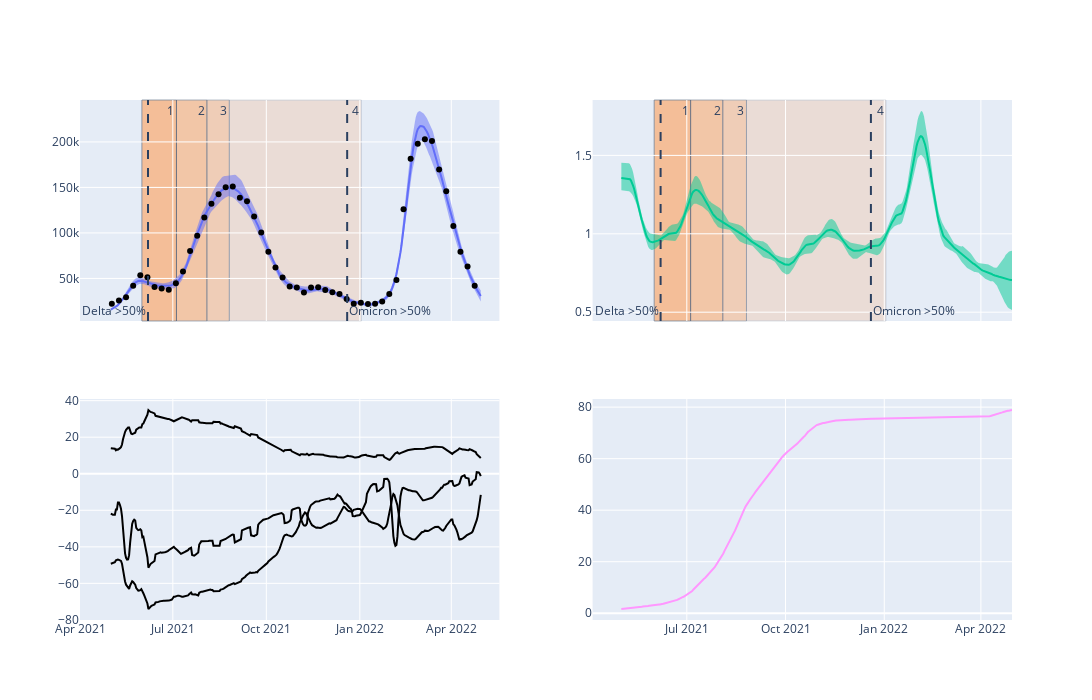

Notebook code for this chart:
### Code cell
fig = plot_main_plot(quantiles_df, select_data, mobility_data, vaccination_data).update_layout(showlegend=False)

# Add interventions and variant prevalence to plots
number = 2

for i in range(number):
    fig.add_vrect(x0=datetime.strptime("2021-06-01", "%Y-%m-%d").timestamp() * 1000, x1=datetime.strptime("2021-07-05", "%Y-%m-%d").timestamp() * 1000,
             annotation_text="1", annotation_position="top right",
             fillcolor='#FFA15A', opacity=0.60, line_width=0.8, layer='below', row=1, col=i+1)# Phase 1 mco
    fig.add_vrect(x0=datetime.strptime("2021-07-05", "%Y-%m-%d").timestamp() * 1000, x1=datetime.strptime("2021-08-04", "%Y-%m-%d").timestamp() * 1000,
             annotation_text="2", annotation_position="top right",
             fillcolor='#FFA15A', opacity=0.50, line_width=0.8, layer='below', row=1, col=i+1)
    fig.add_vrect(x0=datetime.strptime("2021-08-04", "%Y-%m-%d").timestamp() * 1000, x1=datetime.strptime("2021-08-26", "%Y-%m-%d").timestamp() * 1000,
             annotation_text="3", annotation_position="top right",
             fillcolor='#FFA15A', opacity=0.40, line_width=0.8, layer='below', row=1, col=i+1)
    fig.add_vrect(x0=datetime.strptime("2021-08-26", "%Y-%m-%d").timestamp() * 1000, x1=datetime.strptime("2022-01-03", "%Y-%m-%d").timestamp() * 1000,
             annotation_text="4",
             fillcolor='#FFA15A', opacity=0.20, line_width=0.8, layer='below', row=1, col=i+1)
    
    delta = variant_data[variant_data['variant'] == 'Delta']
    delta_week = delta['week'].to_string(index=False)
    fig.add_vline(x=datetime.strptime(delta_week, "%Y-%m-%d").timestamp() * 1000, 
              annotation_text="Delta >50%", annotation_position="bottom left", row=1, col=i+1, line_dash="dash")
    
    omicron = variant_data[variant_data['variant'] == 'Omicron_BA1_2']
    omicron_week = omicron['week'].to_string(index=False)
    fig.add_vline(x=datetime.strptime(omicron_week, "%Y-%m-%d").timestamp() * 1000, 
              annotation_text="Omicron >50%", annotation_position="bottom right", row=1, col=i+1, line_dash="dash")

fig.show()

### Figure 1 — Plotly figure (JSON) as saved in the notebook; plotly's stock layout.template omitted (floating-point values rounded to 4 significant figures; data arrays with more than 128 entries replaced by an {"elided": "..."} marker saying what was removed)
{"data": [{"marker": {"color": "#636EFA"}, "mode": "lines", "name": "Modelled cases", "type": "scatter", "x": {"elided": "365 str values"}, "xaxis": "x", "y": {"elided": "365 float values"}, "yaxis": "y"}, {"fill": "toself", "line": {"color": "#636EFA", "width": 0}, "mode": "lines", "name": "Modelled cases", "showlegend": false, "type": "scatter", "x": {"elided": "730 str values"}, "xaxis": "x", "y": {"elided": "730 float values"}, "yaxis": "y"}, {"marker": {"color": "black"}, "mode": "markers", "name": "Reported cases", "type": "scatter", "x": ["2021-05-02T00:00:00", "2021-05-09T00:00:00", "2021-05-16T00:00:00", "2021-05-23T00:00:00", "2021-05-30T00:00:00", "2021-06-06T00:00:00", "2021-06-13T00:00:00", "2021-06-20T00:00:00", "2021-06-27T00:00:00", "2021-07-04T00:00:00", "2021-07-11T00:00:00", "2021-07-18T00:00:00", "2021-07-25T00:00:00", "2021-08-01T00:00:00", "2021-08-08T00:00:00", "2021-08-15T00:00:00", "2021-08-22T00:00:00", "2021-08-29T00:00:00", "2021-09-05T00:00:00", "2021-09-12T00:00:00", "2021-09-19T00:00:00", "2021-09-26T00:00:00", "2021-10-03T00:00:00", "2021-10-10T00:00:00", "2021-10-17T00:00:00", "2021-10-24T00:00:00", "2021-10-31T00:00:00", "2021-11-07T00:00:00", "2021-11-14T00:00:00", "2021-11-21T00:00:00", "2021-11-28T00:00:00", "2021-12-05T00:00:00", "2021-12-12T00:00:00", "2021-12-19T00:00:00", "2021-12-26T00:00:00", "2022-01-02T00:00:00", "2022-01-09T00:00:00", "2022-01-16T00:00:00", "2022-01-23T00:00:00", "2022-01-30T00:00:00", "2022-02-06T00:00:00", "2022-02-13T00:00:00", "2022-02-20T00:00:00", "2022-02-27T00:00:00", "2022-03-06T00:00:00", "2022-03-13T00:00:00", "2022-03-20T00:00:00", "2022-03-27T00:00:00", "2022-04-03T00:00:00", "2022-04-10T00:00:00", "2022-04-17T00:00:00", "2022-04-24T00:00:00"], "xaxis": "x", "y": [22070, 25665, 29433, 41981, 53442, 51282, 40693, 38900, 37640, 44604, 57644, 80265, 96877, 116984, 132118, 142359, 150194, 150996, 138746, 134863, 118132, 100405, 79330, 62029, 51093, 41029, 39926, 34667, 40000, 40292, 37215, 34956, 32867, 27316, 22224, 23175, 21865, 22128, 24598, 33039, 48236, 126015, 181445, 197956, 202971, 200964, 169553, 145743, 107600, 79351, 63207, 42048], "yaxis": "y"}, {"marker": {"color": "#00CC96"}, "mode": "lines", "name": "Rt", "type": "scatter", "x": {"elided": "365 str values"}, "xaxis": "x2", "y": {"elided": "365 float values"}, "yaxis": "y2"}, {"fill": "toself", "line": {"color": "#00CC96", "width": 0}, "mode": "lines", "name": "Rt", "showlegend": false, "type": "scatter", "x": {"elided": "730 str values"}, "xaxis": "x2", "y": {"elided": "730 float values"}, "yaxis": "y2"}, {"line": {"color": "black"}, "mode": "lines", "name": "Mobility", "type": "scatter", "x": {"elided": "365 str values"}, "xaxis": "x3", "y": {"elided": "365 float values"}, "yaxis": "y3"}, {"line": {"color": "black"}, "mode": "lines", "name": "Mobility", "type": "scatter", "x": {"elided": "365 str values"}, "xaxis": "x3", "y": {"elided": "365 float values"}, "yaxis": "y3"}, {"line": {"color": "black"}, "mode": "lines", "name": "Mobility", "type": "scatter", "x": {"elided": "365 str values"}, "xaxis": "x3", "y": {"elided": "365 float values"}, "yaxis": "y3"}, {"mode": "lines", "name": "Vaccination", "type": "scatter", "x": {"elided": "365 str values"}, "xaxis": "x4", "y": {"elided": "365 float values"}, "yaxis": "y4"}], "layout": {"annotations": [{"showarrow": false, "text": "1", "x": 1625407200000, "xanchor": "right", "xref": "x", "y": 1, "yanchor": "top", "yref": "y domain"}, {"showarrow": false, "text": "2", "x": 1627999200000, "xanchor": "right", "xref": "x", "y": 1, "yanchor": "top", "yref": "y domain"}, {"showarrow": false, "text": "3", "x": 1629900000000, "xanchor": "right", "xref": "x", "y": 1, "yanchor": "top", "yref": "y domain"}, {"showarrow": false, "text": "4", "x": 1641128400000, "xanchor": "right", "xref": "x", "y": 1, "yanchor": "top", "yref": "y domain"}, {"showarrow": false, "text": "Delta >50%", "x": 1622988000000, "xanchor": "right", "xref": "x", "y": 0, "yanchor": "bottom", "yref": "y domain"}, {"showarrow": false, "text": "Omicron >50%", "x": 1639918800000, "xanchor": "left", "xref": "x", "y": 0, "yanchor": "bottom", "yref": "y domain"}, {"showarrow": false, "text": "1", "x": 1625407200000, "xanchor": "right", "xref": "x2", "y": 1, "yanchor": "top", "yref": "y2 domain"}, {"showarrow": false, "text": "2", "x": 1627999200000, "xanchor": "right", "xref": "x2", "y": 1, "yanchor": "top", "yref": "y2 domain"}, {"showarrow": false, "text": "3", "x": 1629900000000, "xanchor": "right", "xref": "x2", "y": 1, "yanchor": "top", "yref": "y2 domain"}, {"showarrow": false, "text": "4", "x": 1641128400000, "xanchor": "right", "xref": "x2", "y": 1, "yanchor": "top", "yref": "y2 domain"}, {"showarrow": false, "text": "Delta >50%", "x": 1622988000000, "xanchor": "right", "xref": "x2", "y": 0, "yanchor": "bottom", "yref": "y2 domain"}, {"showarrow": false, "text": "Omicron >50%", "x": 1639918800000, "xanchor": "left", "xref": "x2", "y": 0, "yanchor": "bottom", "yref": "y2 domain"}], "height": 700, "shapes": [{"fillcolor": "#FFA15A", "layer": "below", "line": {"width": 0.8}, "opacity": 0.6, "type": "rect", "x0": 1622469600000, "x1": 1625407200000, "xref": "x", "y0": 0, "y1": 1, "yref": "y domain"}, {"fillcolor": "#FFA15A", "layer": "below", "line": {"width": 0.8}, "opacity": 0.5, "type": "rect", "x0": 1625407200000, "x1": 1627999200000, "xref": "x", "y0": 0, "y1": 1, "yref": "y domain"}, {"fillcolor": "#FFA15A", "layer": "below", "line": {"width": 0.8}, "opacity": 0.4, "type": "rect", "x0": 1627999200000, "x1": 1629900000000, "xref": "x", "y0": 0, "y1": 1, "yref": "y domain"}, {"fillcolor": "#FFA15A", "layer": "below", "line": {"width": 0.8}, "opacity": 0.2, "type": "rect", "x0": 1629900000000, "x1": 1641128400000, "xref": "x", "y0": 0, "y1": 1, "yref": "y domain"}, {"line": {"dash": "dash"}, "type": "line", "x0": 1622988000000, "x1": 1622988000000, "xref": "x", "y0": 0, "y1": 1, "yref": "y domain"}, {"line": {"dash": "dash"}, "type": "line", "x0": 1639918800000, "x1": 1639918800000, "xref": "x", "y0": 0, "y1": 1, "yref": "y domain"}, {"fillcolor": "#FFA15A", "layer": "below", "line": {"width": 0.8}, "opacity": 0.6, "type": "rect", "x0": 1622469600000, "x1": 1625407200000, "xref": "x2", "y0": 0, "y1": 1, "yref": "y2 domain"}, {"fillcolor": "#FFA15A", "layer": "below", "line": {"width": 0.8}, "opacity": 0.5, "type": "rect", "x0": 1625407200000, "x1": 1627999200000, "xref": "x2", "y0": 0, "y1": 1, "yref": "y2 domain"}, {"fillcolor": "#FFA15A", "layer": "below", "line": {"width": 0.8}, "opacity": 0.4, "type": "rect", "x0": 1627999200000, "x1": 1629900000000, "xref": "x2", "y0": 0, "y1": 1, "yref": "y2 domain"}, {"fillcolor": "#FFA15A", "layer": "below", "line": {"width": 0.8}, "opacity": 0.2, "type": "rect", "x0": 1629900000000, "x1": 1641128400000, "xref": "x2", "y0": 0, "y1": 1, "yref": "y2 domain"}, {"line": {"dash": "dash"}, "type": "line", "x0": 1622988000000, "x1": 1622988000000, "xref": "x2", "y0": 0, "y1": 1, "yref": "y2 domain"}, {"line": {"dash": "dash"}, "type": "line", "x0": 1639918800000, "x1": 1639918800000, "xref": "x2", "y0": 0, "y1": 1, "yref": "y2 domain"}], "showlegend": false, "width": 1200, "xaxis": {"anchor": "y", "autorange": true, "domain": [0, 0.45], "matches": "x3", "range": ["2021-03-29 23:54:38.5449", "2022-05-18 00:26:47.2757"], "showticklabels": false, "type": "date"}, "xaxis2": {"anchor": "y2", "autorange": true, "domain": [0.55, 1], "matches": "x4", "range": ["2021-04-02 14:24", "2022-04-30"], "showticklabels": false, "type": "date"}, "xaxis3": {"anchor": "y3", "autorange": true, "domain": [0, 0.45], "range": ["2021-03-29 23:54:38.5449", "2022-05-18 00:26:47.2757"], "type": "date"}, "xaxis4": {"anchor": "y4", "autorange": true, "domain": [0.55, 1], "range": ["2021-04-02 14:24", "2022-04-30"], "type": "date"}, "yaxis": {"anchor": "x", "autorange": true, "domain": [0.575, 1], "range": [3243.0, 246000.0], "type": "linear"}, "yaxis2": {"anchor": "x2", "autorange": true, "domain": [0.575, 1], "range": [0.4438, 1.853], "type": "linear"}, "yaxis3": {"anchor": "x3", "autorange": true, "domain": [0, 0.425], "range": [-80.05, 40.9], "type": "linear"}, "yaxis4": {"anchor": "x4", "autorange": true, "domain": [0, 0.425], "range": [-2.629, 83.16], "type": "linear"}}}
